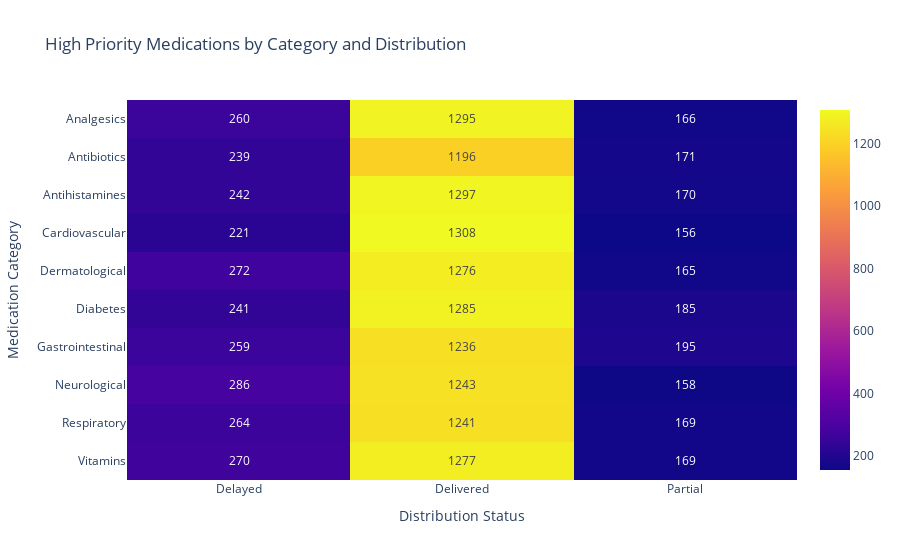
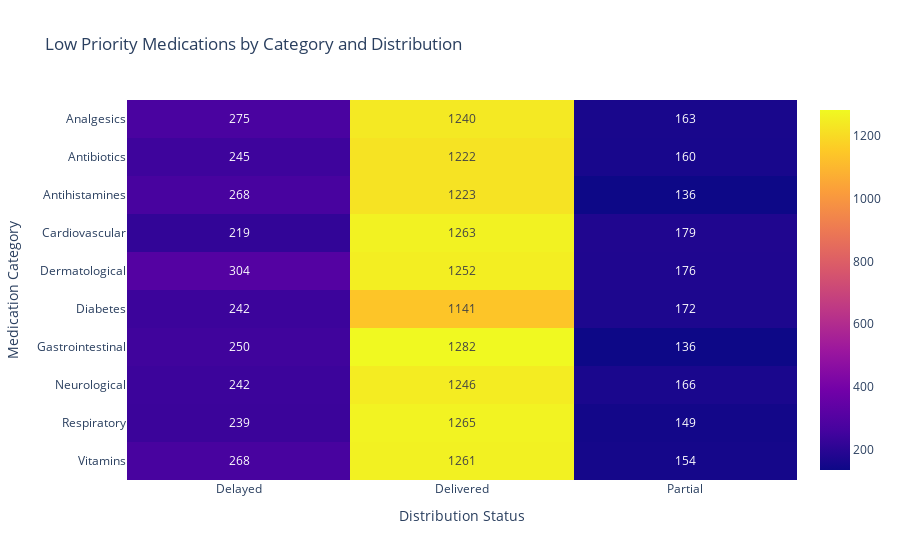
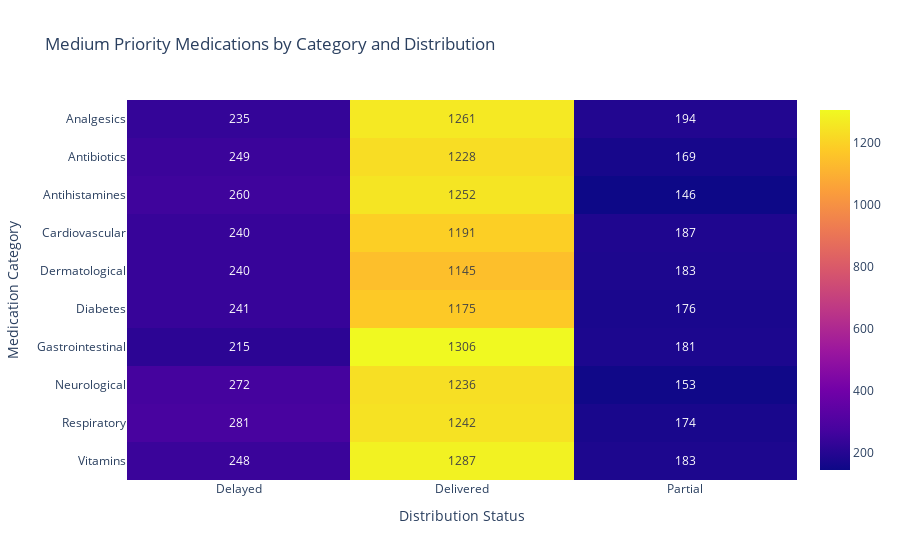

The cell these charts' notebook holds for them, in order:
### Code cell
for priority in priority_med.columns:
    heatmap_df = priority_med[priority].unstack()

    fig = px.imshow(
        heatmap_df,
        text_auto=True,
        aspect='auto',
        title=f'{priority} Priority Medications by Category and Distribution'
    )

    fig.update_layout(
        xaxis_title='Distribution Status',
        yaxis_title='Medication Category'
    )

    fig.show()

### Figure 1 — Plotly figure (JSON) as saved in the notebook; plotly's stock layout.template omitted (floating-point values rounded to 4 significant figures)
{"data": [{"coloraxis": "coloraxis", "name": "0", "texttemplate": "%{z}", "x": ["Delayed", "Delivered", "Partial"], "y": ["Analgesics", "Antibiotics", "Antihistamines", "Cardiovascular", "Dermatological", "Diabetes", "Gastrointestinal", "Neurological", "Respiratory", "Vitamins"], "z": [[260, 1295, 166], [239, 1196, 171], [242, 1297, 170], [221, 1308, 156], [272, 1276, 165], [241, 1285, 185], [259, 1236, 195], [286, 1243, 158], [264, 1241, 169], [270, 1277, 169]], "type": "heatmap", "xaxis": "x", "yaxis": "y", "hovertemplate": "distribution_status: %{x}<br>medication_category: %{y}<br>color: %{z}<extra></extra>"}], "layout": {"xaxis": {"anchor": "y", "domain": [0.0, 1.0], "title": {"text": "Distribution Status"}}, "yaxis": {"anchor": "x", "domain": [0.0, 1.0], "autorange": "reversed", "title": {"text": "Medication Category"}}, "coloraxis": {"colorscale": [[0.0, "#0d0887"], [0.1111, "#46039f"], [0.2222, "#7201a8"], [0.3333, "#9c179e"], [0.4444, "#bd3786"], [0.5556, "#d8576b"], [0.6667, "#ed7953"], [0.7778, "#fb9f3a"], [0.8889, "#fdca26"], [1.0, "#f0f921"]]}, "title": {"text": "High Priority Medications by Category and Distribution"}}}

### Figure 2 — Plotly figure (JSON) as saved in the notebook; plotly's stock layout.template omitted (floating-point values rounded to 4 significant figures)
{"data": [{"coloraxis": "coloraxis", "name": "0", "texttemplate": "%{z}", "x": ["Delayed", "Delivered", "Partial"], "y": ["Analgesics", "Antibiotics", "Antihistamines", "Cardiovascular", "Dermatological", "Diabetes", "Gastrointestinal", "Neurological", "Respiratory", "Vitamins"], "z": [[275, 1240, 163], [245, 1222, 160], [268, 1223, 136], [219, 1263, 179], [304, 1252, 176], [242, 1141, 172], [250, 1282, 136], [242, 1246, 166], [239, 1265, 149], [268, 1261, 154]], "type": "heatmap", "xaxis": "x", "yaxis": "y", "hovertemplate": "distribution_status: %{x}<br>medication_category: %{y}<br>color: %{z}<extra></extra>"}], "layout": {"xaxis": {"anchor": "y", "domain": [0.0, 1.0], "title": {"text": "Distribution Status"}}, "yaxis": {"anchor": "x", "domain": [0.0, 1.0], "autorange": "reversed", "title": {"text": "Medication Category"}}, "coloraxis": {"colorscale": [[0.0, "#0d0887"], [0.1111, "#46039f"], [0.2222, "#7201a8"], [0.3333, "#9c179e"], [0.4444, "#bd3786"], [0.5556, "#d8576b"], [0.6667, "#ed7953"], [0.7778, "#fb9f3a"], [0.8889, "#fdca26"], [1.0, "#f0f921"]]}, "title": {"text": "Low Priority Medications by Category and Distribution"}}}

### Figure 3 — Plotly figure (JSON) as saved in the notebook; plotly's stock layout.template omitted (floating-point values rounded to 4 significant figures)
{"data": [{"coloraxis": "coloraxis", "name": "0", "texttemplate": "%{z}", "x": ["Delayed", "Delivered", "Partial"], "y": ["Analgesics", "Antibiotics", "Antihistamines", "Cardiovascular", "Dermatological", "Diabetes", "Gastrointestinal", "Neurological", "Respiratory", "Vitamins"], "z": [[235, 1261, 194], [249, 1228, 169], [260, 1252, 146], [240, 1191, 187], [240, 1145, 183], [241, 1175, 176], [215, 1306, 181], [272, 1236, 153], [281, 1242, 174], [248, 1287, 183]], "type": "heatmap", "xaxis": "x", "yaxis": "y", "hovertemplate": "distribution_status: %{x}<br>medication_category: %{y}<br>color: %{z}<extra></extra>"}], "layout": {"xaxis": {"anchor": "y", "domain": [0.0, 1.0], "title": {"text": "Distribution Status"}}, "yaxis": {"anchor": "x", "domain": [0.0, 1.0], "autorange": "reversed", "title": {"text": "Medication Category"}}, "coloraxis": {"colorscale": [[0.0, "#0d0887"], [0.1111, "#46039f"], [0.2222, "#7201a8"], [0.3333, "#9c179e"], [0.4444, "#bd3786"], [0.5556, "#d8576b"], [0.6667, "#ed7953"], [0.7778, "#fb9f3a"], [0.8889, "#fdca26"], [1.0, "#f0f921"]]}, "title": {"text": "Medium Priority Medications by Category and Distribution"}}}
